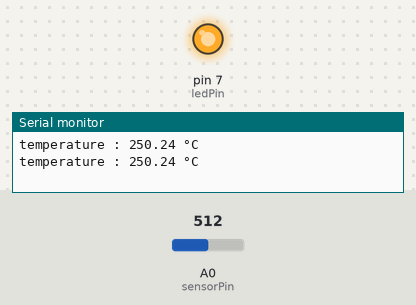
This sketch was run on a simulated Arduino Uno, built with avr-gcc and run on an emulated ATmega328P. Parts: output pins drawn as LEDs (lit = HIGH), the last lines printed to the serial monitor. The test bench sets the inputs (shaded band); at power-on: A0 (sensorPin) = 512.

Above: at 2.8 s.
2.9 s: A0 (sensorPin) set to 82
5.6 s: A0 (sensorPin) set to 69
At 6.5 s:
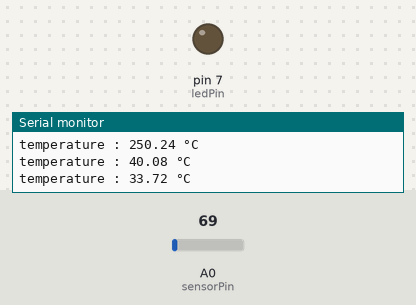
8.3 s: A0 (sensorPin) set to 122
At 10.8 s:
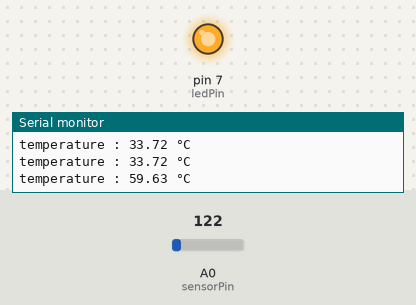
11.5 s: A0 (sensorPin) set to 26
At 12.3 s:
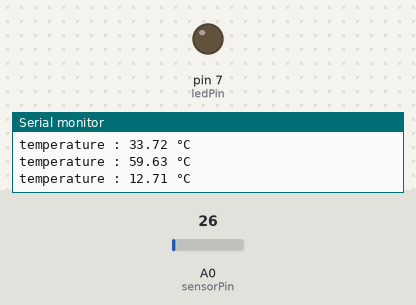
Timing chart, 0 to 14.5 s (numbered marks = the images above; inputs shaded):
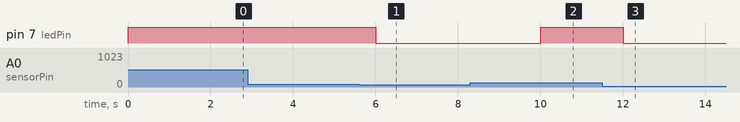

Measured:
- the behaviour switches between 75 and 74 on A0 (sensorPin) (found by bisection; images 0 and 1)
- after the input at 5.6 s, pin 7 (ledPin): HIGH → LOW after 0.40 s
- after the input at 8.3 s, pin 7 (ledPin): LOW → HIGH after 1.7 s
- after the input at 11.5 s, pin 7 (ledPin): HIGH → LOW after 0.51 s

The sketch:

Analog.ino
```cpp
int sensorPin = A0;
int ledPin = 7;


float temperatureC = 0;

void setup() {
  Serial.begin(9600);
  pinMode(ledPin, OUTPUT);
}

void loop() {

  int reading = analogRead(sensorPin);


  float voltage = reading * (5.0 / 1023.0);


  temperatureC = voltage * 100.0;


  Serial.print("temperature : ");
  Serial.print(temperatureC);
  Serial.println(" °C");


  if (temperatureC > 36.5) {
    digitalWrite(ledPin, HIGH);
  } else {
    digitalWrite(ledPin, LOW);
  }

  delay(2000);
}
```
